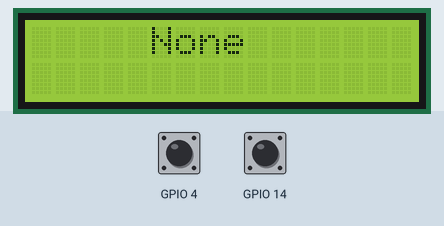
Recording of a sketch running on a simulated ESP32. Parts: 16×2 character LCD. Inputs (shaded band) come from the test bench; at power-on: GPIO 4 HIGH, GPIO 14 HIGH. What the sketch prints to the serial monitor is not drawn.

Above: at 3.2 s.
3.3 s: GPIO 4 pulled LOW for 0.15 s
At 3.38 s:
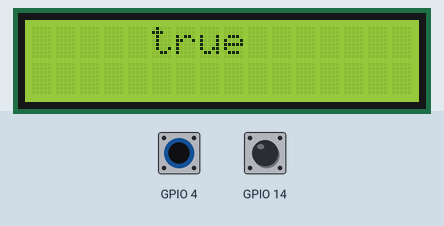
4.9 s: GPIO 14 pulled LOW for 0.15 s
At 4.99 s:
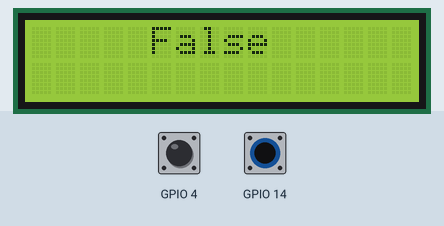
6.5 s: GPIO 14 pulled LOW for 3.2 s
11.2 s: GPIO 4 pulled LOW for 3.2 s
At 12.3 s:
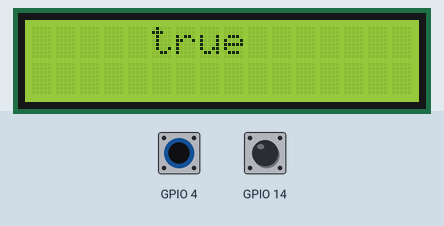
15.9 s: GPIO 4 driven LOW and GPIO 14 driven LOW
At 17.1 s:
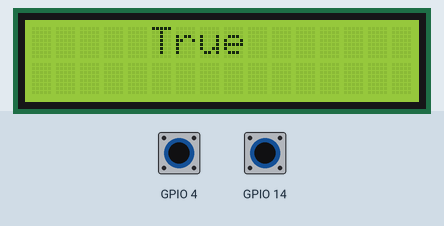
Timing chart, 0 to 18.4 s (numbered marks = the images above; inputs shaded):
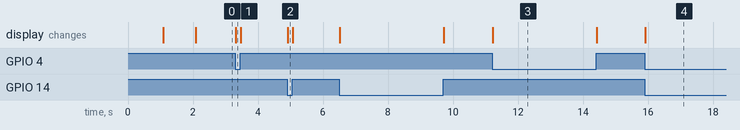

Measured:
- after the input at 3.3 s, the display: changes at once (image 1)
- after the input at 4.9 s, the display: changes at once (image 2)
- after the input at 11.2 s, the display: changes at once (image 3)
- after the input at 15.9 s, the display: changes at once (image 4)

The sketch:

ram_original.lcd.ino
```cpp
#include <LiquidCrystal_I2C.h>
int lcdColumns = 16;
int lcdRows = 2;
int x1 = 0;
int x11= 0;
int x22 = 0;
int x2 = 0;
int a = 0;
unsigned int t1 = 0;
unsigned int t2 = 0;
int error = 10;
LiquidCrystal_I2C lcd(0x27, lcdColumns, lcdRows);
void setup()
{
  lcd.init();
  lcd.backlight();
  for (int j = 1; j <= 50; j++)
  {
    x1 = touchRead(4);
    x2 = touchRead(14);
  }
  delay(1000);
  lcd.setCursor(0, 0);
  lcd.print("calibrating...");
  delay(1000);
  lcd.clear();
  Serial.begin(115200);
}
void loop()
{
  while (1)
  {
    for (int j = 0; j <= 2; j++)
    {
      x11 = touchRead(4);
      x22 = touchRead(14);
    }
    if (x11 <= 70 && x22 <= 70)
    {
      Serial.print(4 );
      Serial.print(',');
      Serial.print(14);
      Serial.print(',');
      Serial.print("conected");
      Serial.println();
      break;
    }
    else if (x11 <= 70 && x22 > 70)
    {
      Serial.print(4 );
      Serial.print("conected");
      Serial.print(',');
      Serial.print(14 );
      Serial.print("Notconected");
      Serial.println();
    }
    else if (x22 <= 70 && x11 > 70)
    {
      Serial.print(14 );
      Serial.print("conected" );
      Serial.print(',');
      Serial.print(4 );
      Serial.print("Notconected");
      Serial.println();
    }
    else
    {
      Serial.print(4 );
      Serial.print("Notconected");
      Serial.print(',');
      Serial.print(14 );
      Serial.print("Notconected");
      Serial.println();
    }
  }
for (int i = 0; i < 100; i++)
{
  t1 = t1 + touchRead(4);
  t2 = t2 + touchRead(14);

}

t1 = t1 / 100;
t2 = t2 / 100;

int a = x1 - error;
int b = x2 - error;
int c = x1 / 2;
int d = x2 / 2;
int e = (x1 / 2) + 5;
int f = (x2 / 2) + 5;

if (t1 >= a && t2 >= b)
{
  lcd.setCursor(5, 0);
  lcd.print("None ");
}
else
{
  if (t1 <= c && t2 <= d)
  {
    lcd.setCursor(5, 0);
    lcd.print("True ");
  }

  if (t1 <= c && t2 >= f)
  {
    lcd.setCursor(5, 0);
    lcd.print("true ");
  }
  if (t1 >= e && t2 <= d)
  {
    lcd.setCursor(5, 0);
    lcd.print("False");
  }
}
}
```
